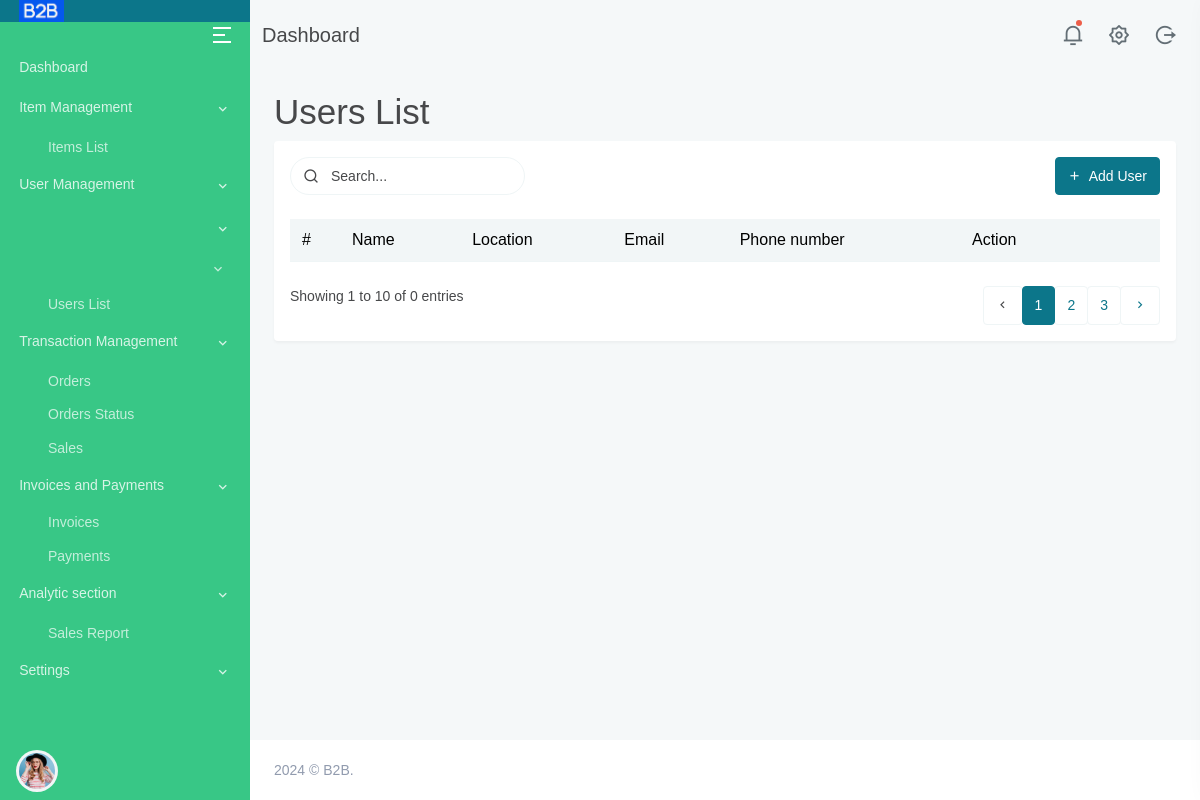
The app's page /userslist, older data.
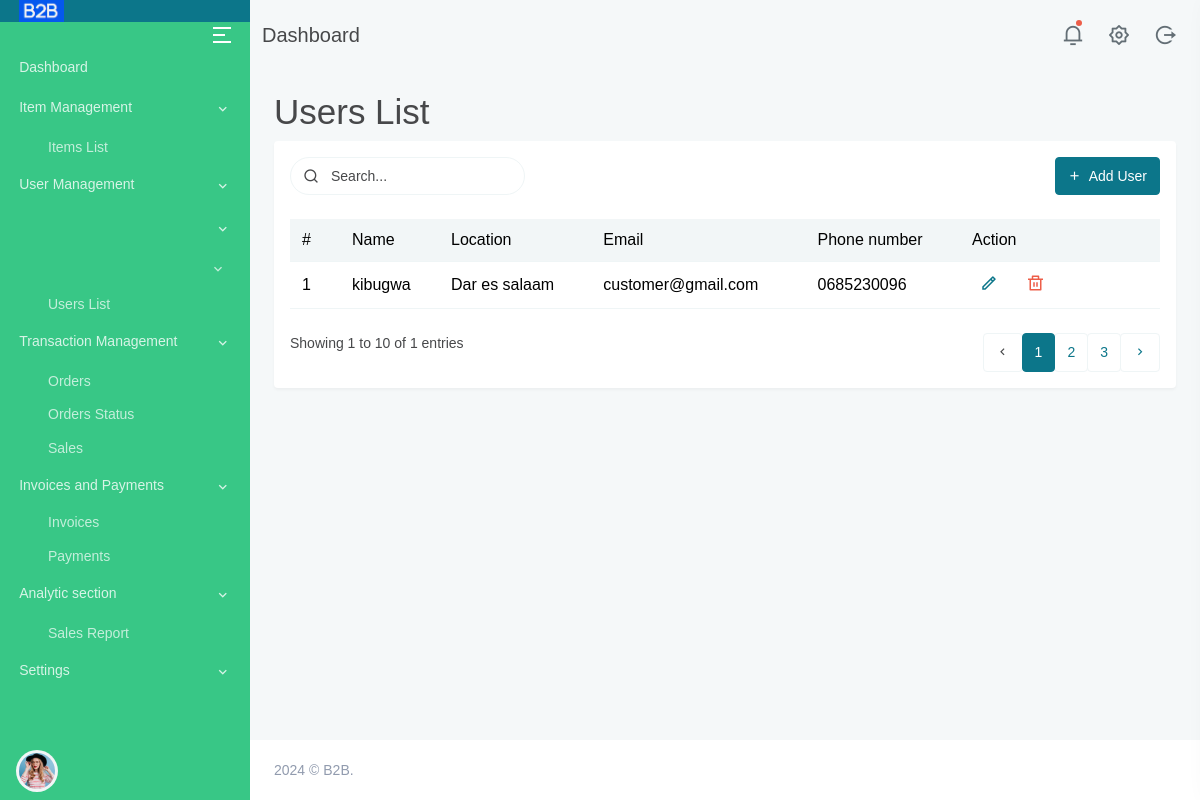
The same page, newer data.
### main/models.py (models this page shows, shortened)
class Customer(models.Model):
    username = models.CharField(max_length=255, blank=True)
    email = models.EmailField(default="customer@gmail.com")
    location = models.CharField(max_length=200, default="Dar es salaam")
    phone_number = models.CharField(max_length=20, blank=True)

### main/views.py (the view)
# urls.py: path('userslist', views.userslist, name="userslist"),
def userslist(request):
    customers = Customer.objects.all()
    return render(request, 'users-list.html', {'customers': customers})

### templates/users-list.html (shortened to what the changed rows need)
﻿{% extends "base.html" %}
{% load static %}
{% block content %}
    <div class="main-content">
        <div class="page-content">
            <div class="container-fluid">
                <h1>Users List</h1>
                <div class="row">
                    <div class="col-lg-12">
                        <div class="card">
                            <div class="card-body">
                                <div class="table-responsive mb-4">
                                    <table class="table table-hover table-nowrap align-middle mb-0">
                                        <thead class="bg-light">
                                            <tr>
                                                <th scope="col" style="width: 50px;">#</th>
                                                <th scope="col">Name</th>
                                                <th scope="col">Location</th>
                                                <th scope="col">Email</th>
                                                <th scope="col">Phone number</th>
                                                <th scope="col" style="width: 200px;">Action</th>
                                            </tr>
                                        </thead>
                                        <tbody>
                                            {% for customer in customers %}
                                            <tr>
                                                <th scope="row">{{ forloop.counter }}</th>
                                                <td>{{ customer.username }}</td>
                                                <td>{{ customer.location }}</td>
                                                <td>{{ customer.email }}</td>
                                                <td>{{ customer.phone_number }}</td>
                                                <td>
                                                    <ul class="list-inline mb-0">
                                                        <li class="list-inline-item">
                                                            <a href="{% url 'edit_user' customer.id %}" class="px-2 text-primary"><i class="ri-pencil-line font-size-18"></i></a>
                                                        </li>
                                                        <li class="list-inline-item">
                                                            <a href="javascript:void(0);" class="px-2 text-danger"><i class="ri-delete-bin-line font-size-18"></i></a>
                                                        </li>
                                                    </ul>
                                                </td>
                                            </tr>
                                            {% endfor %}
                                        </tbody>
                                    </table>
                                </div>
                                <div class="row mt-4">
                                    <div class="col-sm-6">
                                        <div>
                                            <p class="mb-sm-0">Showing 1 to 10 of {{ customers|length }} entries</p>
                                        </div>
                                    </div>
                                </div>
                            </div>
                        </div>
                    </div>
                </div>
            </div>
        </div>
    </div>
{% endblock %}

Row changes from the older to the newer data that the page shows:
added Customer: username "kibugwa", location "Dar es salaam", email "customer@gmail.com", phone_number "0685230096"
Text that changed along with them:
{{ customers|length }}: "0" → "1"
